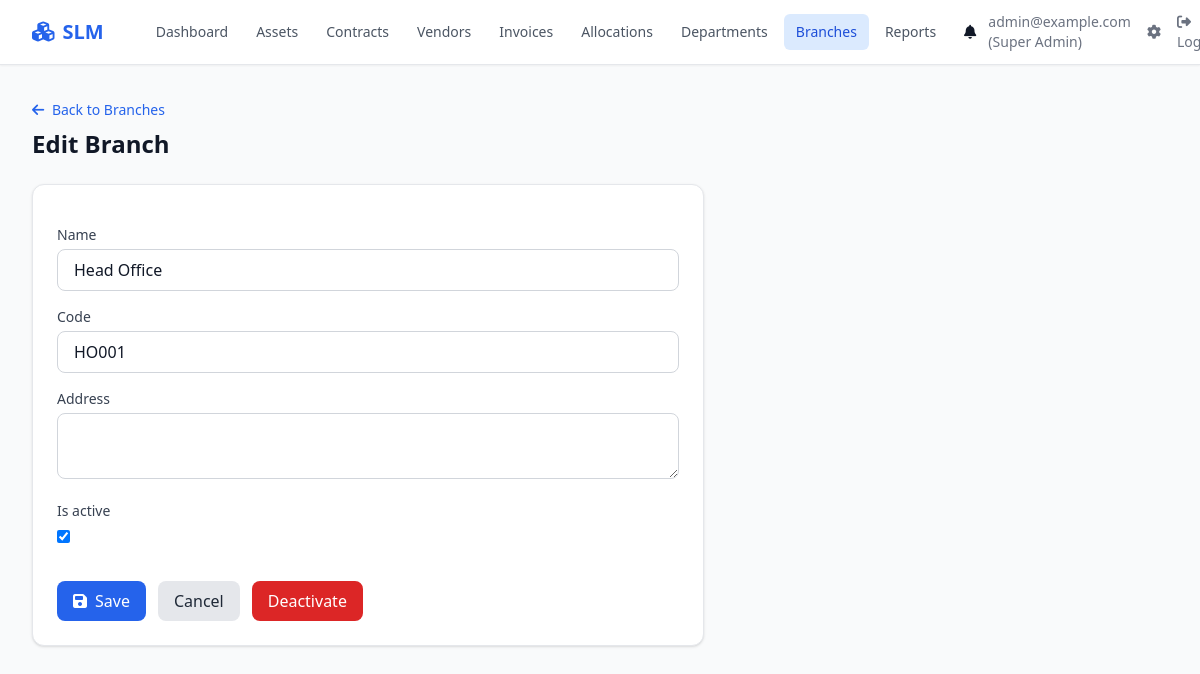
/branches/1/edit/ (signed in), run on the app's committed database.
### slm/models/user.py (models this page shows, shortened)
class User(AbstractUser):
    username = None
    email = models.EmailField("email address", unique=True)
    role = models.CharField(max_length=30, choices=ROLE_CHOICES, default="it_staff")
    department = models.ForeignKey(
        Department, on_delete=models.SET_NULL, null=True, blank=True, related_name="users"
    )
    branch = models.ForeignKey(
        Branch, on_delete=models.SET_NULL, null=True, blank=True, related_name="users"
    )
    phone = models.CharField(max_length=30, blank=True)
    is_verified = models.BooleanField(default=False)
    created_at = models.DateTimeField(auto_now_add=True)
    updated_at = models.DateTimeField(auto_now=True)
    USERNAME_FIELD = "email"
    REQUIRED_FIELDS = ["first_name", "last_name"]
    objects = UserManager()
    class Meta:
        ordering = ["email"]
    @property
    def can_edit_finance(self):
        return self.role in ("super_admin", "finance_manager", "accounts_officer")
    @property
    def can_edit_assets(self):
        return self.role in ("super_admin", "it_manager", "it_staff")

class Branch(models.Model):
    name = models.CharField(max_length=200)
    code = models.CharField(max_length=20, unique=True)
    address = models.TextField(blank=True)
    is_active = models.BooleanField(default=True)
    created_at = models.DateTimeField(auto_now_add=True)
    updated_at = models.DateTimeField(auto_now=True)
    class Meta:
        verbose_name_plural = "Branches"
        ordering = ["name"]

### slm/views.py (the view, shortened to what this page needs)
# urls.py: path("branches/<int:pk>/edit/", views.BranchUpdateView.as_view(), name="branch_edit"),
class BranchUpdateView(LoginRequiredMixin, UpdateView):
    model = Branch
    form_class = BranchForm
    template_name = "slm/branch_form.html"
    context_object_name = "branch"
    success_url = reverse_lazy("slm:branch_list")
    def get_queryset(self):
        return Branch.objects.all()

### slm/forms.py
class BranchForm(forms.ModelForm):
    class Meta:
        model = Branch
        fields = ["name", "code", "address", "is_active"]
        widgets = {
            "name": forms.TextInput(attrs={"class": "w-full rounded-lg border border-gray-300 dark:border-gray-600 bg-white dark:bg-gray-800 px-4 py-2"}),
            "code": forms.TextInput(attrs={"class": "w-full rounded-lg border border-gray-300 dark:border-gray-600 bg-white dark:bg-gray-800 px-4 py-2"}),
            "address": forms.Textarea(attrs={"class": "w-full rounded-lg border border-gray-300 dark:border-gray-600 bg-white dark:bg-gray-800 px-4 py-2", "rows": 2}),
            "is_active": forms.CheckboxInput(attrs={"class": "rounded border-gray-300 dark:border-gray-600"}),
        }

### templates/slm/branch_form.html (shortened to what this page needs)
{% extends "base.html" %}
{% block content %}
<div class="mb-6">
    <a href="{% url 'slm:branch_list' %}" class="text-primary-600 dark:text-primary-400 text-sm font-medium mb-2 inline-block"><i class="fas fa-arrow-left mr-1"></i> Back to Branches</a>
    <h1 class="text-2xl font-bold text-gray-900 dark:text-white">{% if object %}Edit{% else %}Add{% endif %} Branch</h1>
</div>
<div class="bg-white dark:bg-gray-800 rounded-xl shadow border border-gray-200 dark:border-gray-700 p-6 max-w-2xl">
    <form method="post" class="space-y-4">
        {% for field in form %}
        <div>
            <label for="{{ field.id_for_label }}" class="block text-sm font-medium text-gray-700 dark:text-gray-300 mb-1">{{ field.label }}</label>
            {{ field }}
        </div>
        {% endfor %}
        <div class="flex gap-3 pt-4">
            <button type="submit" class="px-4 py-2 bg-primary-600 text-white rounded-lg hover:bg-primary-700 font-medium"><i class="fas fa-save mr-2"></i>Save</button>
            <a href="{% url 'slm:branch_list' %}" class="px-4 py-2 bg-gray-200 dark:bg-gray-700 text-gray-800 dark:text-gray-200 rounded-lg hover:bg-gray-300 dark:hover:bg-gray-600 font-medium">Cancel</a>
            {% if object %}
            <a href="{% url 'slm:branch_delete' object.pk %}" class="px-4 py-2 bg-red-600 text-white rounded-lg hover:bg-red-700 font-medium" onclick="return confirm('Are you sure you want to deactivate this branch?')">Deactivate</a>
            {% endif %}
        </div>
    </form>
</div>
{% endblock %}

### templates/base.html (shortened to what this page needs)
<!DOCTYPE html>
<html lang="en" class="{% if dark_mode %}dark{% endif %}">
<head>
    <script src="https://cdn.tailwindcss.com"></script>
    <link rel="stylesheet" href="https://cdnjs.cloudflare.com/ajax/libs/font-awesome/6.4.0/css/all.min.css">
</head>
<body class="bg-gray-50 dark:bg-gray-900 text-gray-900 dark:text-gray-100 min-h-screen">
    <nav class="bg-white dark:bg-gray-800 border-b border-gray-200 dark:border-gray-700 shadow-sm">
        <div class="max-w-7xl mx-auto px-4 sm:px-6 lg:px-8">
            <div class="flex justify-between h-16">
                <div class="flex items-center">
                    <a href="{% url 'slm:dashboard' %}" class="flex items-center gap-2 text-xl font-semibold text-primary-600 dark:text-primary-400">
                        <i class="fas fa-cubes"></i>
                        <span>SLM</span>
                    </a>
                    <div class="hidden md:flex ml-10 gap-1">
                        <a href="{% url 'slm:dashboard' %}" class="px-3 py-2 rounded-md text-sm font-medium {% if request.resolver_match.url_name == 'dashboard' %}bg-primary-100 dark:bg-primary-900/30 text-primary-700 dark:text-primary-300{% else %}text-gray-600 dark:text-gray-300 hover:bg-gray-100 dark:hover:bg-gray-700{% endif %}">Dashboard</a>
                        <a href="{% url 'slm:asset_list' %}" class="px-3 py-2 rounded-md text-sm font-medium {% if 'asset' in request.resolver_match.url_name %}bg-primary-100 dark:bg-primary-900/30 text-primary-700 dark:text-primary-300{% else %}text-gray-600 dark:text-gray-300 hover:bg-gray-100 dark:hover:bg-gray-700{% endif %}">Assets</a>
                        <a href="{% url 'slm:contract_list' %}" class="px-3 py-2 rounded-md text-sm font-medium {% if 'contract' in request.resolver_match.url_name %}bg-primary-100 dark:bg-primary-900/30 text-primary-700 dark:text-primary-300{% else %}text-gray-600 dark:text-gray-300 hover:bg-gray-100 dark:hover:bg-gray-700{% endif %}">Contracts</a>
                        <a href="{% url 'slm:vendor_list' %}" class="px-3 py-2 rounded-md text-sm font-medium {% if 'vendor' in request.resolver_match.url_name %}bg-primary-100 dark:bg-primary-900/30 text-primary-700 dark:text-primary-300{% else %}text-gray-600 dark:text-gray-300 hover:bg-gray-100 dark:hover:bg-gray-700{% endif %}">Vendors</a>
                        <a href="{% url 'slm:invoice_list' %}" class="px-3 py-2 rounded-md text-sm font-medium {% if 'invoice' in request.resolver_match.url_name %}bg-primary-100 dark:bg-primary-900/30 text-primary-700 dark:text-primary-300{% else %}text-gray-600 dark:text-gray-300 hover:bg-gray-100 dark:hover:bg-gray-700{% endif %}">Invoices</a>
                        <a href="{% url 'slm:allocation_list' %}" class="px-3 py-2 rounded-md text-sm font-medium {% if 'allocation' in request.resolver_match.url_name %}bg-primary-100 dark:bg-primary-900/30 text-primary-700 dark:text-primary-300{% else %}text-gray-600 dark:text-gray-300 hover:bg-gray-100 dark:hover:bg-gray-700{% endif %}">Allocations</a>
                        <a href="{% url 'slm:department_list' %}" class="px-3 py-2 rounded-md text-sm font-medium {% if 'department' in request.resolver_match.url_name %}bg-primary-100 dark:bg-primary-900/30 text-primary-700 dark:text-primary-300{% else %}text-gray-600 dark:text-gray-300 hover:bg-gray-100 dark:hover:bg-gray-700{% endif %}">Departments</a>
                        <a href="{% url 'slm:branch_list' %}" class="px-3 py-2 rounded-md text-sm font-medium {% if 'branch' in request.resolver_match.url_name %}bg-primary-100 dark:bg-primary-900/30 text-primary-700 dark:text-primary-300{% else %}text-gray-600 dark:text-gray-300 hover:bg-gray-100 dark:hover:bg-gray-700{% endif %}">Branches</a>
                        <a href="{% url 'slm:reports' %}" class="px-3 py-2 rounded-md text-sm font-medium {% if 'reports' in request.resolver_match.url_name %}bg-primary-100 dark:bg-primary-900/30 text-primary-700 dark:text-primary-300{% else %}text-gray-600 dark:text-gray-300 hover:bg-gray-100 dark:hover:bg-gray-700{% endif %}">Reports</a>
                        <a href="{% url 'slm:notification_list' %}" class="px-3 py-2 rounded-md text-sm font-medium relative">
                            <i class="fas fa-bell"></i>
                        </a>
                    </div>
                </div>
                <div class="flex items-center gap-4">
                    {% if user.is_authenticated %}
                    <span class="text-sm text-gray-500 dark:text-gray-400">{{ user.email }} ({{ user.get_role_display }})</span>
                    <a href="{% url 'admin:index' %}" class="text-sm text-gray-500 hover:text-primary-600"><i class="fas fa-cog"></i></a>
                    <a href="{% url 'logout' %}" class="text-sm text-gray-500 hover:text-red-600"><i class="fas fa-sign-out-alt"></i> Logout</a>
                    {% else %}
                    <a href="{% url 'login' %}" class="text-sm text-primary-600 dark:text-primary-400 font-medium">Sign in</a>
                    {% endif %}
                </div>
            </div>
        </div>
    </nav>
    <main class="max-w-7xl mx-auto px-4 sm:px-6 lg:px-8 py-8">
        {% block content %}{% endblock %}
    </main>
</body>
</html>

### data on the page
User: email "admin@example.com", role "Super Admin"
Branch: form "Head Office" "HO001" "☑"

### other printed values
{{ field.label }} "Name" "Code" "Address" "Is active"
